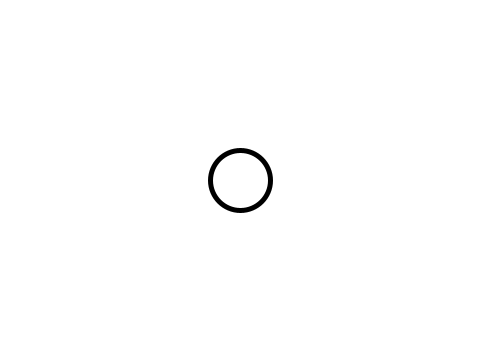
Frame 1 (no input)
Frame 60 (the mouse pressed at the canvas centre just before this capture): identical to frame 1, image omitted
Frame 120 (the mouse held since frame 60 and released just before this capture): identical to frame 1, image omitted

The Processing sketch that drew this single still picture (run headless with seeded random() and noise(); from frame 60 on, the mouse is pressed at the canvas centre):

// Processing sketch: myBallFirst
// ── myBallFirst.pde
  //myBall
  class Ball {
      PVector location;
      PVector velocity;
      PVector acceleration;
      
      float radius = 30;
  
      Ball() {
          location = new PVector(width / 2, height / 2);
          velocity = new PVector(0, 0);
          acceleration = new PVector(0, 0.1);
      }
  
      
  
      void display() {
          strokeWeight(5);
          ellipseMode(RADIUS);
          ellipse(location.x, location.y, radius, radius);
          println("acceleration:" + acceleration.x + ", " + acceleration.y);
      }
  }
  
  Ball ball;
  void setup() {
      size(480, 360);
      smooth();
      background(255);
      ball = new Ball();
  }
  
  void draw() {
      background(255);
      
      ball.display();
  }
